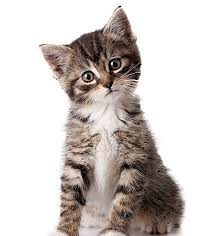
#> input picture image/gatito.png, 213 x 236 px
$ python main.py -i image/gatito.png
#> lines starting #> are read from the running program, lines starting #| are printed output that depends on the picture
### utils/image.py
"""Funciones para carga y conversión de imágenes."""

import os
import numpy as np
from PIL import Image
from skimage import data


def toUint8(imgFloat):
    """Convierte imagen float [0,1] o [0,255] a uint8 [0,255]."""
    arr = np.asarray(imgFloat)
    if arr.dtype != np.float32 and arr.dtype != np.float64:
        arr = arr.astype(np.float32)
    if arr.max() > 1.5:
        arr = arr / 255.0
    arr = np.clip(arr, 0.0, 1.0)
    return (arr * 255.0 + 0.5).astype(np.uint8)


def loadImage(imagePath=None):
    """Carga imagen desde archivo o usa imagen de ejemplo de scikit-image."""
    if imagePath and os.path.exists(imagePath):
        print(f"📸 Cargando imagen: {imagePath}")
        img = Image.open(imagePath).convert("RGB")
        img = np.array(img)
    else:
        if imagePath:
            print(f"⚠️  No se encontró {imagePath}, usando imagen de ejemplo")
        else:
            print("📸 Usando imagen de ejemplo (astronaut)")
        img = data.astronaut()

    imgU8 = toUint8(img)
    h, w = imgU8.shape[:2]
    print(f"✓ Resolución: {w}x{h}")
    return imgU8

### compression/wavelet.py
"""Compresión de imágenes usando transformadas wavelet."""

import numpy as np
import pywt
from utils.io import savePngBytes, getFileSizeKb
from metrics import calculatePsnr, calculateSsim


def _thresholdChannel(chanU8, wavelet="db1", level=2, thrRatio=0.20, mode="periodization"):
    """Aplica umbralización de coeficientes wavelet en un canal."""
    originalShape = chanU8.shape
    c = chanU8.astype(np.float32) / 255.0
    coeffs = pywt.wavedec2(c, wavelet=wavelet, level=level, mode=mode)

    arr, coeffSlices = pywt.coeffs_to_array(coeffs)
    thr = thrRatio * np.max(np.abs(arr))

    nzBefore = np.count_nonzero(arr)
    arrThr = arr.copy()
    arrThr[np.abs(arrThr) < thr] = 0.0
    nzAfter = np.count_nonzero(arrThr)
    nonzeroPercent = 100.0 * nzAfter / max(1, nzBefore)

    coeffsThr = pywt.array_to_coeffs(arrThr, coeffSlices, output_format="wavedec2")
    rec = pywt.waverec2(coeffsThr, wavelet=wavelet, mode=mode)
    rec = rec[:originalShape[0], :originalShape[1]]
    rec = np.clip(rec, 0.0, 1.0)
    recU8 = (rec * 255.0 + 0.5).astype(np.uint8)

    return recU8, nonzeroPercent


def compressWithWavelet(imgU8, wavelet="db1", level=2, thrRatio=0.20, mode="periodization"):
    """Comprime imagen RGB usando transformada wavelet 2D."""
    recChannels = []
    nonzeroList = []

    for ch in range(3):
        recCh, nzp = _thresholdChannel(
            imgU8[..., ch],
            wavelet,
            level,
            thrRatio,
            mode
        )
        recChannels.append(recCh)
        nonzeroList.append(nzp)

    recU8 = np.stack(recChannels, axis=-1)
    pngBytes = savePngBytes(recU8)
    sizeKb = getFileSizeKb(pngBytes)

    return recU8, sizeKb, float(np.mean(nonzeroList))


def runWaveletCompression(imgU8):
    """Ejecuta compresión con las tres wavelets principales y retorna resultados."""
    waveletSpecs = [
        ("Wavelet (haar)", dict(wavelet="haar", level=2, thrRatio=0.20, mode="periodization")),
        ("Wavelet (db2)", dict(wavelet="db2", level=2, thrRatio=0.20, mode="periodization")),
        ("Wavelet (sym4)", dict(wavelet="sym4", level=2, thrRatio=0.20, mode="periodization")),
    ]

    results = []
    recons = {}

    print("\n🌊 Comprimiendo con wavelets...")
    for name, cfg in waveletSpecs:
        recU8, sizeKb, nzPct = compressWithWavelet(imgU8, **cfg)
        p = calculatePsnr(imgU8, recU8)
        s = calculateSsim(imgU8, recU8)

        results.append({
            "Method": name,
            "Param": f"level={cfg['level']}, thr={cfg['thrRatio']:.2f}*max, mode={cfg['mode']}",
            "Size_KB": round(sizeKb, 3),
            "PSNR_dB": round(p, 3),
            "SSIM": round(s, 3),
            "NonZeroCoeff_%": round(nzPct, 3)
        })
        recons[name] = recU8
        print(f"  ✓ {name}: {sizeKb:.1f} KB, PSNR={p:.2f} dB, SSIM={s:.3f}")

    return results, recons

### compression/jpeg.py
"""Compresión de imágenes usando JPEG con búsqueda de tamaño objetivo."""

import io
import numpy as np
from PIL import Image
import pandas as pd
from utils.io import saveWithQualityBytes, getFileSizeKb
from metrics import calculatePsnr, calculateSsim


def compressToTargetSize(imgU8, fmt="JPEG", targetKb=100.0, qMin=5, qMax=95, tolKb=1.5, maxIter=12):
    """Busca calidad óptima para alcanzar tamaño objetivo mediante búsqueda binaria."""
    best = None
    lo, hi = qMin, qMax

    for _ in range(maxIter):
        q = int((lo + hi) // 2)
        b = saveWithQualityBytes(imgU8, fmt=fmt, quality=q)
        sz = getFileSizeKb(b)
        best = (q, sz, b)

        if sz > targetKb + tolKb:
            hi = q - 1
        elif sz < targetKb - tolKb:
            lo = q + 1
        else:
            break

        if lo > hi:
            break

    q, sz, b = best
    out = np.array(Image.open(io.BytesIO(b)).convert("RGB"))
    return out, sz, q


def runJpegCompression(imgU8, results, recons):
    """Ejecuta compresión JPEG con tamaño objetivo basado en mediana de wavelets."""
    waveletSizes = [r["Size_KB"] for r in results]
    targetSizeKb = float(np.median(waveletSizes))
    print(f"\n📊 Tamaño objetivo (mediana wavelets): {targetSizeKb:.1f} KB")

    print("\n🖼️  Comprimiendo con JPEG...")
    for fmt, label in [("JPEG", "JPEG")]:
        outU8, szKb, q = compressToTargetSize(
            imgU8,
            fmt=fmt,
            targetKb=targetSizeKb,
            tolKb=1.5
        )
        p = calculatePsnr(imgU8, outU8)
        s = calculateSsim(imgU8, outU8)

        results.append({
            "Method": label,
            "Param": f"quality={int(q)}",
            "Size_KB": round(szKb, 3),
            "PSNR_dB": round(p, 3),
            "SSIM": round(s, 3)
        })
        recons[label] = outU8
        print(f"  ✓ {label}: {szKb:.1f} KB, PSNR={p:.2f} dB, SSIM={s:.3f}")

    df = pd.DataFrame(results)
    dfSorted = df.sort_values(by=["Method"]).reset_index(drop=True)

    print("\n" + "="*70)
    print("📋 RESULTADOS COMPARATIVOS")
    print("="*70)
    dfSortedDisp = dfSorted.drop(columns=["NonZeroCoeff_%"], errors='ignore')
    print(dfSortedDisp.to_string(index=False))
    print("="*70)

    return dfSorted, recons

### visualization/charts.py
"""Generación de gráficos comparativos de compresión."""

from pathlib import Path
from PIL import Image, ImageDraw, ImageFont


def saveResults(dfSorted, outdir="resultados_compresion"):
    """Guarda tabla de resultados en CSV."""
    outdir = Path(outdir)
    outdir.mkdir(exist_ok=True, parents=True)

    csvPath = outdir / "tabla_resultados.csv"
    dfSorted.to_csv(csvPath, index=False)
    print(f"\n💾 CSV guardado en: {csvPath}")

    return outdir


def _createHorizontalComparison(origU8, waveImgs, waveRows):
    """Crea comparación horizontal: Original | Wavelet1 | Wavelet2 | Wavelet3."""
    a = Image.fromarray(origU8)
    waves = [Image.fromarray(w) for w in waveImgs]

    targetH = 400
    allImgs = [a] + waves
    resized = []
    for im in allImgs:
        scale = targetH / im.height
        newW = int(im.width * scale)
        resized.append(im.resize((newW, targetH), Image.BICUBIC))

    titleH = 50
    capH = 70
    pad = 10
    fontTitle = ImageFont.load_default(20)
    fontCaption = ImageFont.load_default(20)

    totalW = sum([im.width for im in resized]) + pad * (len(resized) - 1)
    totalH = titleH + targetH + capH

    canvas = Image.new("RGB", (totalW, totalH), (0, 0, 0))
    draw = ImageDraw.Draw(canvas)

    x = 0
    titles = ["Original"] + [r["Method"] for r in waveRows]
    captions = [""] + [
        f"Size: {r['Size_KB']:.1f} KB | PSNR: {r['PSNR_dB']:.2f} dB | SSIM: {r['SSIM']:.3f}"
        for r in waveRows
    ]

    for im, title, cap in zip(resized, titles, captions):
        w = im.width

        draw.rectangle([x, 0, x + w, titleH], fill=(15, 15, 15))
        tb = draw.textbbox((0, 0), title, font=fontTitle)
        tw, th = tb[2] - tb[0], tb[3] - tb[1]
        draw.text((x + (w - tw)//2, (titleH - th)//2), title, fill=(255, 255, 255), font=fontTitle)

        canvas.paste(im, (x, titleH))

        draw.rectangle([x, titleH + targetH, x + w, totalH], fill=(15, 15, 15))
        if cap:
            cb = draw.textbbox((0, 0), cap, font=fontCaption)
            cw, ch = cb[2] - cb[0], cb[3] - cb[1]
            draw.text((x + (w - cw)//2, titleH + targetH + (capH - ch)//2),
                      cap, fill=(255, 255, 255), font=fontCaption)

        x += w + pad

    return canvas


def _createSideBySide(aU8, bU8, captionText, bestMethodName):
    """Crea comparación lado a lado: Original vs Mejor método."""
    a = Image.fromarray(aU8)
    b = Image.fromarray(bU8)

    if max(a.size + b.size) > 1200:
        a.thumbnail((600, 600))
        b.thumbnail((600, 600))

    titleHeight = 60
    captionHeight = 75
    w = a.width + b.width
    h = max(a.height, b.height)

    canvas = Image.new("RGB", (w, h + titleHeight + captionHeight), (0, 0, 0))
    draw = ImageDraw.Draw(canvas)

    topY = titleHeight
    bottomY = topY + h

    canvas.paste(a, (0, topY))
    canvas.paste(b, (a.width, topY))

    rightX0 = a.width
    rightX1 = a.width + b.width
    rightY0 = bottomY
    rightY1 = bottomY + captionHeight
    draw.rectangle([rightX0, rightY0, rightX1, rightY1], fill=(15, 15, 15))

    fontTitle = ImageFont.load_default(30)
    fontCaption = ImageFont.load_default(30)

    titleL = "Original"
    bboxL = draw.textbbox((0, 0), titleL, font=fontTitle)
    textWL, textHL = bboxL[2] - bboxL[0], bboxL[3] - bboxL[1]
    textXL = (a.width - textWL) // 2
    draw.text((textXL, (titleHeight - textHL)//2), titleL, fill=(255, 255, 255), font=fontTitle)

    titleR = bestMethodName
    bboxR = draw.textbbox((0, 0), titleR, font=fontTitle)
    textWR, textHR = bboxR[2] - bboxR[0], bboxR[3] - bboxR[1]
    textXR = a.width + (b.width - textWR) // 2
    draw.text((textXR, (titleHeight - textHR)//2), titleR, fill=(255, 255, 255), font=fontTitle)

    bboxC = draw.textbbox((0, 0), captionText, font=fontCaption)
    textWC, textHC = bboxC[2] - bboxC[0], bboxC[3] - bboxC[1]
    textXC = rightX0 + (b.width - textWC) // 2
    textYC = bottomY + (captionHeight - textHC) // 2 - 2
    draw.text((textXC, textYC), captionText, fill=(255, 255, 255), font=fontCaption)

    return canvas


def _findRow(dfSorted, methodSubstr):
    """Encuentra fila en DataFrame que contiene substring en columna Method."""
    mask = dfSorted["Method"].str.contains(methodSubstr, case=False, na=False)
    return dfSorted[mask].iloc[0]


def createVisualizations(imgU8, dfSorted, recons, outdir):
    """Genera todas las visualizaciones comparativas y las guarda."""
    print("\n🎨 Generando visualizaciones...")

    rowHaar = _findRow(dfSorted, "haar")
    rowDb2 = _findRow(dfSorted, "db2")
    rowSym4 = _findRow(dfSorted, "sym4")

    imgsWave = [
        recons[rowHaar["Method"]],
        recons[rowDb2["Method"]],
        recons[rowSym4["Method"]]
    ]
    rowsWave = [rowHaar, rowDb2, rowSym4]

    canvasAll = _createHorizontalComparison(imgU8, imgsWave, rowsWave)
    waveletPath = outdir / "comparacion_wavelets.png"
    canvasAll.save(waveletPath)
    print(f"  ✓ Comparación wavelets guardada: {waveletPath}")

    rankPsnr = dfSorted["PSNR_dB"].rank(ascending=False)
    rankSsim = dfSorted["SSIM"].rank(ascending=False)
    score = (rankPsnr + rankSsim) / 2.0
    bestIdx = int(score.idxmin())

    bestRow = dfSorted.loc[bestIdx]
    bestName = bestRow["Method"]

    print(f"\n🏆 Mejor método (ranking PSNR+SSIM): {bestName}")

    captionText = (
        f"{bestRow['Method']} | "
        f"Size: {bestRow['Size_KB']:.1f} KB | "
        f"PSNR: {bestRow['PSNR_dB']:.2f} dB | "
        f"SSIM: {bestRow['SSIM']:.3f}"
    )

    bestImg = recons[bestName]

    canvas = _createSideBySide(imgU8, bestImg, captionText, bestRow["Method"])
    bestPath = outdir / "mejor_metodo_comparacion.png"
    canvas.save(bestPath)
    print(f"  ✓ Mejor método guardado: {bestPath}")

    origPath = outdir / "original.png"
    Image.fromarray(imgU8).save(origPath)
    print(f"  ✓ Original guardado: {origPath}")

    return bestName, bestRow

### utils/io.py
"""Funciones para entrada/salida de archivos."""

import io
from PIL import Image


def savePngBytes(imgU8):
    """Guarda imagen como PNG en bytes."""
    bio = io.BytesIO()
    Image.fromarray(imgU8).save(bio, format="PNG", optimize=True)
    return bio.getvalue()


def saveWithQualityBytes(imgU8, fmt="JPEG", quality=50):
    """Guarda imagen con parámetro de calidad (JPEG o WebP)."""
    bio = io.BytesIO()
    if fmt.upper() == "JPEG":
        Image.fromarray(imgU8).save(
            bio,
            format="JPEG",
            quality=int(quality),
            optimize=True,
            subsampling=1
        )
    elif fmt.upper() == "WEBP":
        Image.fromarray(imgU8).save(
            bio,
            format="WEBP",
            quality=int(quality),
            method=6
        )
    else:
        raise ValueError(f"Formato no soportado: {fmt}")
    return bio.getvalue()


def getFileSizeKb(byteData):
    """Retorna tamaño en KB de datos binarios."""
    return len(byteData) / 1024.0

### metrics/quality.py
"""Métricas PSNR y SSIM para evaluación de calidad."""

from skimage.metrics import (
    peak_signal_noise_ratio as sk_psnr,
    structural_similarity as sk_ssim
)


def calculatePsnr(imgRefU8, imgU8):
    """Calcula Peak Signal-to-Noise Ratio en dB (más alto = mejor)."""
    return sk_psnr(imgRefU8, imgU8, data_range=255)


def calculateSsim(imgRefU8, imgU8):
    """Calcula Structural Similarity Index 0-1 (más cerca de 1 = mejor)."""
    return sk_ssim(imgRefU8, imgU8, channel_axis=-1, data_range=255)

### main.py
#!/usr/bin/env python3
"""
Comparación de Compresión: Wavelets vs JPEG

Evalúa diferentes métodos de compresión (Haar, db2, sym4 wavelets y JPEG)
usando métricas PSNR y SSIM para determinar calidad.
"""

import argparse
from utils import loadImage
from compression import runWaveletCompression, runJpegCompression
from visualization import saveResults, createVisualizations


def parseArguments():
    """Procesa argumentos de línea de comandos."""
    parser = argparse.ArgumentParser(
        description="Comparación de compresión: Wavelets vs JPEG"
    )
    parser.add_argument(
        "--image", "-i",
        type=str,
        default=None,
        help="Ruta a la imagen a analizar (por defecto usa imagen de ejemplo)"
    )
    parser.add_argument(
        "--output", "-o",
        type=str,
        default="resultados_compresion",
        help="Directorio de salida para resultados (default: resultados_compresion)"
    )
    return parser.parse_args()


def main():
    """Ejecuta pipeline completo de análisis de compresión."""
    args = parseArguments()

    print("="*70)
    print("🌊 COMPARACIÓN DE COMPRESIÓN: WAVELETS VS JPEG")
    print("="*70)

    imgU8 = loadImage(args.image)
#> in loadImage, img is the input picture: PIL image 213x236 RGB; mean R, G, B 207.5, 200.8, 197.2
#| ✓ Resolución: 213x236
    results, recons = runWaveletCompression(imgU8)
#> the loop in runWaveletCompression, `for name, cfg in waveletSpecs:` made 3 passes
#> (sizeKb, nzPct, p, s) on passes 1 to 3: (6.76, 12.46, 22.44, 0.79), (40.66, 6.02, 23.23, 0.816), (42.04, 5.99, 23.38, 0.824)
#|   ✓ Wavelet (haar): 6.8 KB, PSNR=22.44 dB, SSIM=0.790
#|   ✓ Wavelet (db2): 40.7 KB, PSNR=23.23 dB, SSIM=0.816
#|   ✓ Wavelet (sym4): 42.0 KB, PSNR=23.38 dB, SSIM=0.824
#> pass 1, in _thresholdChannel, `c = chanU8.astype(np.float32) / 255.0`:
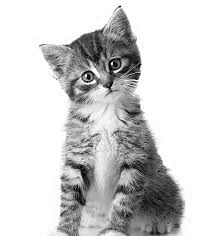
#> c: shape (236, 213) float32; min 0, max 1, mean 0.814
#> pass 1, in _thresholdChannel, `arr, coeffSlices = pywt.coeffs_to_array(coeffs)`:
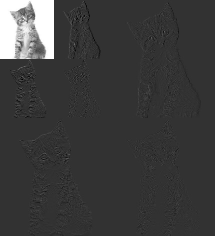
#> arr: shape (236, 215) float32; min -0.989, max 4, mean 0.206; drawn with min black and max white
#> pass 1, in _thresholdChannel, `rec = rec[:originalShape[0], :originalShape[1]]`:
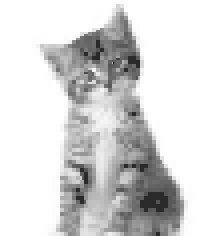
#> rec: shape (236, 213) float32; min -0.198, max 1, mean 0.811; drawn with min black and max white
#> after the loop in runWaveletCompression, `for name, cfg in waveletSpecs:`: recons = 3 items
#> results = 3 items; recons = 3 items
    dfSorted, recons = runJpegCompression(imgU8, results, recons)
#> in runJpegCompression, `waveletSizes = [r["Size_KB"] for r in results]`: waveletSizes = [6.76, 40.66, 42.04]
#> in runJpegCompression, `targetSizeKb = float(np.median(waveletSizes))`: targetSizeKb = 40.66
#| 📊 Tamaño objetivo (mediana wavelets): 40.7 KB
#> the loop in compressToTargetSize, `for _ in range(maxIter):` made 7 passes
#> sz on passes 1 to 7: 5.34, 8.1, 9.22, 10.3, 11.2, 11.98, 12.43
#> in compressToTargetSize, `q, sz, b = best`: q = 95
#> in runJpegCompression, `outU8, szKb, q = compressToTargetSize( imgU8, fmt=fmt, targetKb=target..`: szKb = 12.43; q = 95
#> in runJpegCompression, `p = calculatePsnr(imgU8, outU8)`: p = 48.79
#> in runJpegCompression, `s = calculateSsim(imgU8, outU8)`: s = 0.999
#|   ✓ JPEG: 12.4 KB, PSNR=48.79 dB, SSIM=0.999
#> in runJpegCompression, `df = pd.DataFrame(results)`: df = table of 4 rows and 6 columns
#> in runJpegCompression, `dfSortedDisp = dfSorted.drop(columns=["NonZeroCoeff_%"], errors='ignor..`: dfSortedDisp = table of 4 rows and 5 columns
#|         Method                                     Param  Size_KB  PSNR_dB  SSIM
#|           JPEG                                quality=95   12.427   48.787 0.999
#|  Wavelet (db2) level=2, thr=0.20*max, mode=periodization   40.663   23.230 0.816
#| Wavelet (haar) level=2, thr=0.20*max, mode=periodization    6.762   22.435 0.790
#| Wavelet (sym4) level=2, thr=0.20*max, mode=periodization   42.041   23.382 0.824
#> dfSorted = table of 4 rows and 6 columns; recons = 4 items
    outdir = saveResults(dfSorted, args.output)
    bestName, bestRow = createVisualizations(imgU8, dfSorted, recons, outdir)
#> in _createHorizontalComparison, `waves = [Image.fromarray(w) for w in waveImgs]`: waves = 3 items
#> in _createHorizontalComparison, `allImgs = [a] + waves`: allImgs = 4 items
#> the loop in _createHorizontalComparison, `for im in allImgs:` made 4 passes
#> in _createHorizontalComparison, `totalW = sum([im.width for im in resized]) + pad * (len(resized) - 1)`: totalW = 1474
#> in _createHorizontalComparison, `canvas = Image.new("RGB", (totalW, totalH), (0, 0, 0))`: canvas: PIL image 1474x520 RGB; every value is 0
#> the loop in _createHorizontalComparison, `for im, title, cap in zip(resized, titles, captions):` made 4 passes
#> (title, tb, tw, th, cb, cw, x) on passes 2 to 4: ('Wavelet (haar)', (0, 4, 129, 22), 129, 18, (0, 4, 380, 24), 380, 742), ('Wavelet (db2)', (0, 4, 127, 22), 127, 18, (0, 4, 392, 24), 392, 1113), ('Wavelet (sym4)', (0, 4, 138, 24), 138, 20, (0, 4, 392, 24), 392, 1484)
#> (title, cap, tb, tw, th, x) on pass 1: ('Original', '', (0, 5, 69, 24), 69, 19, 371)
#> after the loop in _createHorizontalComparison, `for im, title, cap in zip(resized, titles, captions):`:
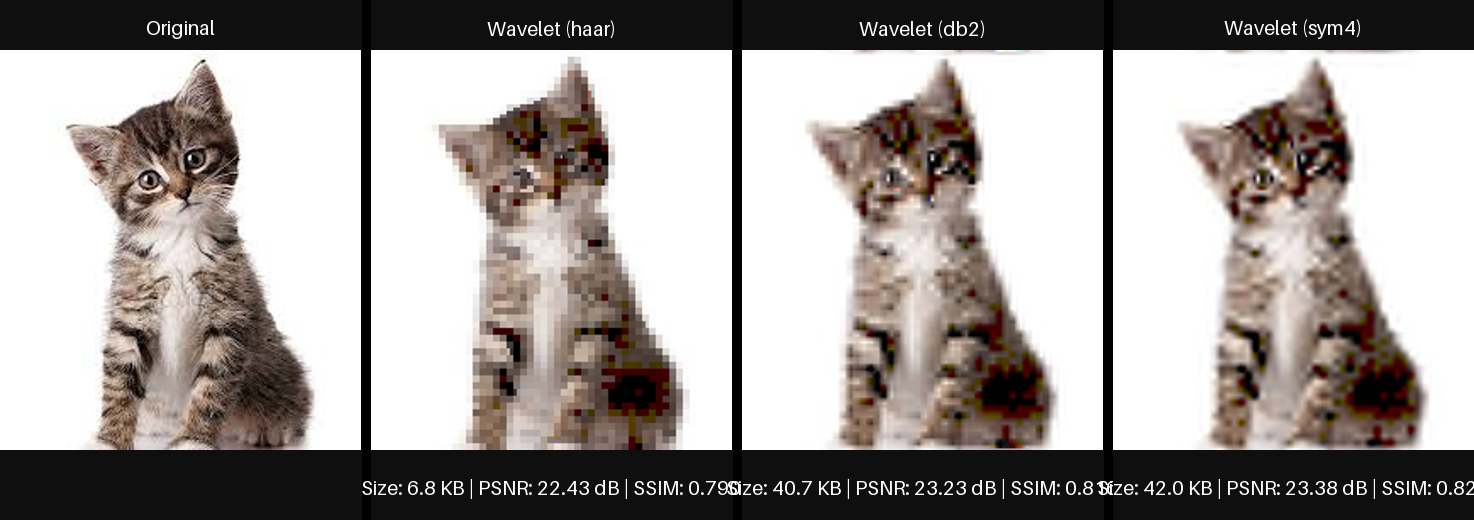
#> canvas: PIL image 1474x520 RGB; mean R, G, B 161.3, 155.7, 152.7
#> after the loop in _createHorizontalComparison, `for im, title, cap in zip(resized, titles, captions):`: x = 1484
#> in _createSideBySide, `canvas = Image.new("RGB", (w, h + titleHeight + captionHeight), (0, 0,..`: canvas: PIL image 426x371 RGB; every value is 0
#> in _createSideBySide, `canvas.paste(a, (0, topY))`:
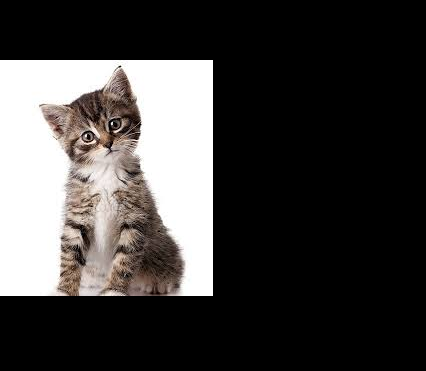
#> canvas: PIL image 426x371 RGB; mean R, G, B 66, 63.9, 62.7
#> in _createSideBySide, `canvas.paste(b, (a.width, topY))`:
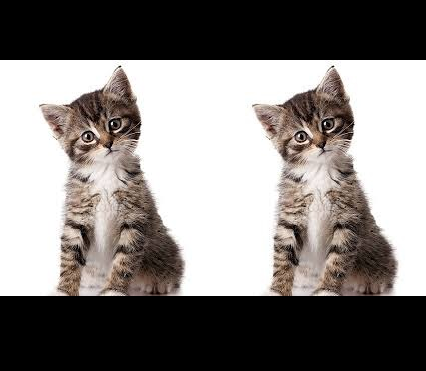
#> canvas: PIL image 426x371 RGB; mean R, G, B 132, 127.7, 125.4
#> in _createSideBySide, `bboxL = draw.textbbox((0, 0), titleL, font=fontTitle)`: bboxL = (0, 9, 105, 36)
#> in _createSideBySide, `textWL, textHL = bboxL[2] - bboxL[0], bboxL[3] - bboxL[1]`: textWL = 105; textHL = 27
#> in _createSideBySide, `textXL = (a.width - textWL) // 2`: textXL = 54
#> in _createSideBySide, `bboxR = draw.textbbox((0, 0), titleR, font=fontTitle)`: bboxR = (0, 10, 74, 30)
#> in _createSideBySide, `textWR, textHR = bboxR[2] - bboxR[0], bboxR[3] - bboxR[1]`: textWR = 74; textHR = 20
#> in _createSideBySide, `textXR = a.width + (b.width - textWR) // 2`: textXR = 282
#> in _createSideBySide, `bboxC = draw.textbbox((0, 0), captionText, font=fontCaption)`: bboxC = (0, 6, 671, 36)
#> in _createSideBySide, `textWC, textHC = bboxC[2] - bboxC[0], bboxC[3] - bboxC[1]`: textWC = 671; textHC = 30
#> in _createSideBySide, `textXC = rightX0 + (b.width - textWC) // 2`: textXC = -16
#> in _createSideBySide, `textYC = bottomY + (captionHeight - textHC) // 2 - 2`: textYC = 316
#> in createVisualizations, `canvas = _createSideBySide(imgU8, bestImg, captionText, bestRow["Metho..`:
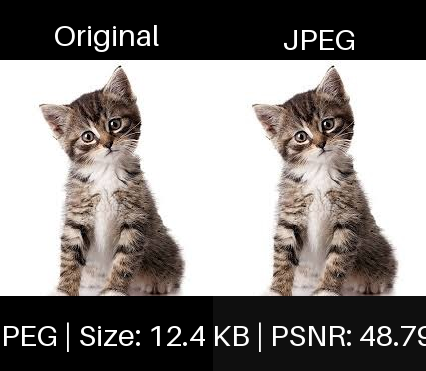
#> canvas: PIL image 426x371 RGB; mean R, G, B 139.2, 134.9, 132.6
#> bestName = 'JPEG'

    print("\n" + "="*70)
    print("✅ ANÁLISIS COMPLETADO")
    print("="*70)
    print(f"📁 Resultados guardados en: {outdir}")
#| 📁 Resultados guardados en: resultados_compresion
    print(f"🏆 Mejor método: {bestName}")
#| 🏆 Mejor método: JPEG
    print(f"   - Tamaño: {bestRow['Size_KB']:.1f} KB")
#|    - Tamaño: 12.4 KB
    print(f"   - PSNR: {bestRow['PSNR_dB']:.2f} dB")
#|    - PSNR: 48.79 dB
    print(f"   - SSIM: {bestRow['SSIM']:.3f}")
#|    - SSIM: 0.999
    print("="*70)


if __name__ == "__main__":
    main()
